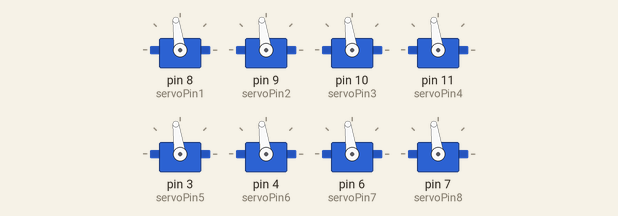
This sketch was run on a simulated Arduino Uno, built with avr-gcc and run on an emulated ATmega328P. Parts: 8 × servo.

Above: at 1.1 s.
Timing chart, 0 to 2.6 s (numbered marks = the images above):
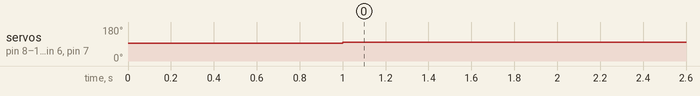

Measured:
- by itself, servo on pin 8 (servoPin1), servo on pin 9 (servoPin2), servo on pin 10 (servoPin3), servo on pin 11 (servoPin4), servo on pin 3 (servoPin5), servo on pin 4 (servoPin6), servo on pin 6 (servoPin7), servo on pin 7 (servoPin8): 93° → 98° at 1.0 s

The sketch:

Thruster_trial.ino
```cpp
#include <Servo.h>

byte servoPin1 = 8; // right side, upper middle, forward facing
byte servoPin2 = 9; // right side, front, downward facing
byte servoPin3 = 10; // right side, lower middle, forward facing
byte servoPin4 = 11; // right side, back, downward facing
byte servoPin5 = 3; //left side, front, downward facing
byte servoPin6 = 4; //left side, lower middle, forward facing
byte servoPin7 = 6; // left side, back, downward facing
byte servoPin8 = 7; //left side, upper middle, forward facing

Servo servo1;
Servo servo2;
Servo servo3;
Servo servo4;
Servo servo5;
Servo servo6;
Servo servo7;
Servo servo8;

void setup() {
  servo1.attach(servoPin1);
  servo2.attach(servoPin2);
  servo3.attach(servoPin3);
  servo4.attach(servoPin4);
  servo5.attach(servoPin5);
  servo6.attach(servoPin6);
  servo7.attach(servoPin7);
  servo8.attach(servoPin8);

  servo1.writeMicroseconds(1500); // send "stop" signal to ESC.
  servo2.writeMicroseconds(1500); // send "stop" signal to ESC.
  servo3.writeMicroseconds(1500); // send "stop" signal to ESC.
  servo4.writeMicroseconds(1500); // send "stop" signal to ESC.
  servo5.writeMicroseconds(1500); // send "stop" signal to ESC.
  servo6.writeMicroseconds(1500); // send "stop" signal to ESC.
  servo7.writeMicroseconds(1500); // send "stop" signal to ESC.
  servo8.writeMicroseconds(1500); // send "stop" signal to ESC.

  delay(1000); // delay to allow the ESC to recognize the stopped signal
}

void loop() {
  int signal = 1550; // Set signal value, which should be between 1100 and 1900

  servo1.writeMicroseconds(signal); // Send signal to ESC.
  servo2.writeMicroseconds(signal); // Send signal to ESC.
  servo3.writeMicroseconds(signal); // Send signal to ESC.
  servo4.writeMicroseconds(signal); // Send signal to ESC.
  servo5.writeMicroseconds(signal); // Send signal to ESC.
  servo6.writeMicroseconds(signal); // Send signal to ESC.
  servo7.writeMicroseconds(signal); // Send signal to ESC.
  servo8.writeMicroseconds(signal); // Send signal to ESC.

}
```
